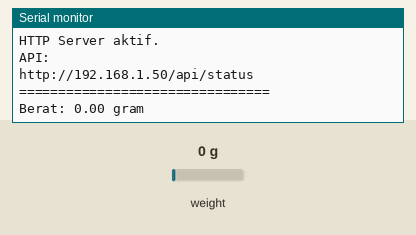
This sketch was run on a simulated ESP32-S3. Parts: the last lines printed to the serial monitor. Inputs (shaded band) come from the test bench; at power-on: weight on the scale 0 g. WiFi joins after 1.5 s; servers stay silent unless stated.

Above: at 7.7 s.
7.8 s: weight on the scale set to 100 g
At 9.5 s:
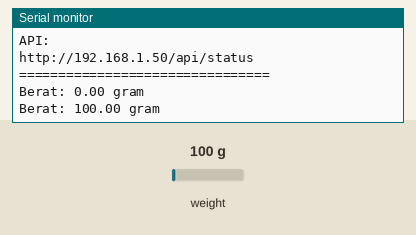
9.7 s: weight on the scale set to 1250 g
At 11.1 s:
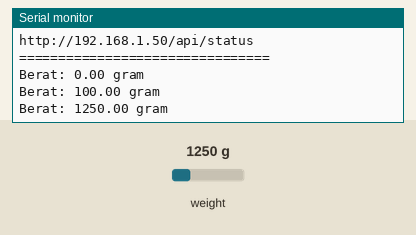
Timing chart, 0 to 12.7 s (numbered marks = the images above; inputs shaded):
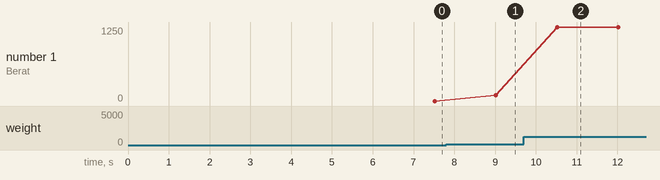

The sketch:

dsadsah.ino
```cpp
#include <Arduino.h>
#include <WiFi.h>
#include <WebServer.h>
#include <WiFiManager.h>
#include "HX711.h"

// ========================================
// PIN ESP32-S3 N16R8
// ========================================
#define LOADCELL_DOUT_PIN 4
#define LOADCELL_SCK_PIN  5

// ========================================
// HX711
// ========================================
HX711 scale;

float calibration_factor = 459.542;

const float ZERO_THRESHOLD = 1.0;

// ========================================
// WEB SERVER
// ========================================
WebServer server(80);

float currentWeight = 0.0;

// ========================================
// API STATUS
// ========================================
void handleStatus() {

  float berat = scale.get_units(10);

  if (abs(berat) < ZERO_THRESHOLD) {
    berat = 0.0;
  }

  currentWeight = berat;

  String json = "{";
  json += "\"weight\":" + String(currentWeight, 2) + ",";
  json += "\"unit\":\"gram\",";
  json += "\"ip\":\"" + WiFi.localIP().toString() + "\",";
  json += "\"rssi\":" + String(WiFi.RSSI());
  json += "}";

  server.send(200, "application/json", json);
}

// ========================================
// ROOT
// ========================================
void handleRoot() {

  String message = "ESP32-S3 HX711 Weight Sensor\n";
  message += "IP: ";
  message += WiFi.localIP().toString();
  message += "\nWeight: ";
  message += String(currentWeight, 2);
  message += " gram\n";

  server.send(200, "text/plain", message);
}

// ========================================
// SETUP
// ========================================
void setup() {

  Serial.begin(115200);
  delay(2000);

  Serial.println();
  Serial.println("================================");
  Serial.println("ESP32-S3 N16R8");
  Serial.println("HX711 + WiFiManager");
  Serial.println("================================");

  // ========================================
  // HX711
  // ========================================
  scale.begin(
    LOADCELL_DOUT_PIN,
    LOADCELL_SCK_PIN
  );

  scale.set_scale(calibration_factor);

  Serial.println("Pastikan load cell kosong...");
  delay(2000);

  scale.tare();

  Serial.println("Tare selesai.");
  Serial.println("Berat awal: 0 gram");

  // ========================================
  // WIFI MANAGER
  // ========================================
  WiFiManager wm;

  wm.setConfigPortalTimeout(180);

  Serial.println();
  Serial.println("Menghubungkan WiFi...");

  bool connected = wm.autoConnect(
    "ESP32-S3-HX711"
  );

  if (!connected) {

    Serial.println("Gagal terhubung WiFi.");
    Serial.println("Restart...");

    delay(3000);
    ESP.restart();
  }

  Serial.println();
  Serial.println("WiFi TERHUBUNG!");
  Serial.print("IP Address: ");
  Serial.println(WiFi.localIP());

  Serial.print("RSSI: ");
  Serial.println(WiFi.RSSI());

  // ========================================
  // WEB SERVER
  // ========================================
  server.on("/", handleRoot);

  server.on("/api/status", handleStatus);

  server.begin();

  Serial.println();
  Serial.println("HTTP Server aktif.");
  Serial.println("API:");
  Serial.print("http://");
  Serial.print(WiFi.localIP());
  Serial.println("/api/status");

  Serial.println("================================");
}

// ========================================
// LOOP
// ========================================
void loop() {

  server.handleClient();

  float berat = scale.get_units(10);

  if (abs(berat) < ZERO_THRESHOLD) {
    berat = 0.0;
  }

  currentWeight = berat;

  Serial.print("Berat: ");
  Serial.print(currentWeight, 2);
  Serial.println(" gram");

  delay(500);
}
```

Measured:
- after the input at 7.8 s, the serial monitor: prints a new line after 1.2 s (image 1)
- after the input at 9.7 s, the serial monitor: prints a new line after 0.82 s (image 2)
- plotted number 1: 0 → 100 after the input at 7.8 s, 100 → 1250 after the input at 9.7 s
